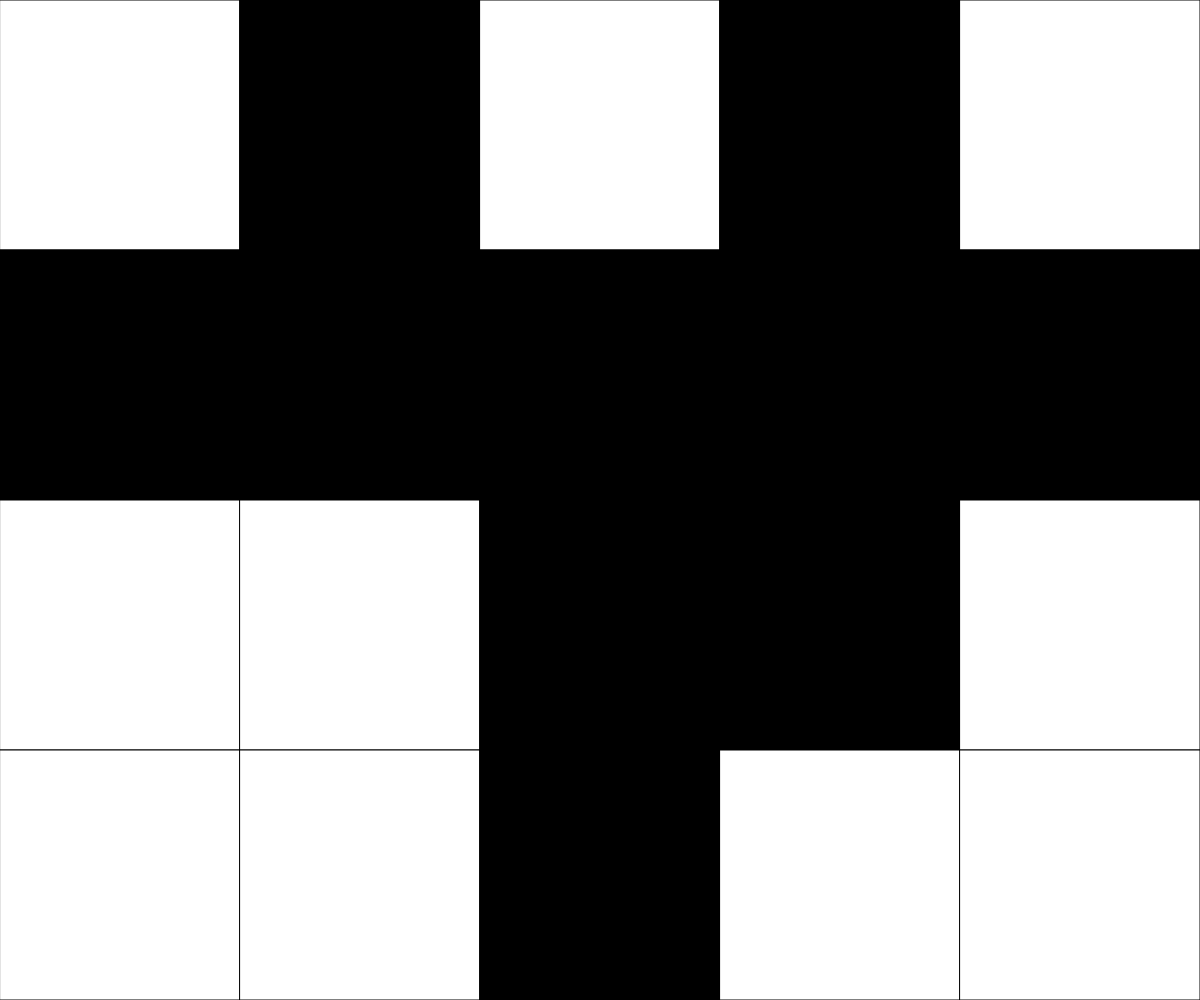
Frame 1 (no input)
Frame 60 (no input): identical to frame 1, image omitted
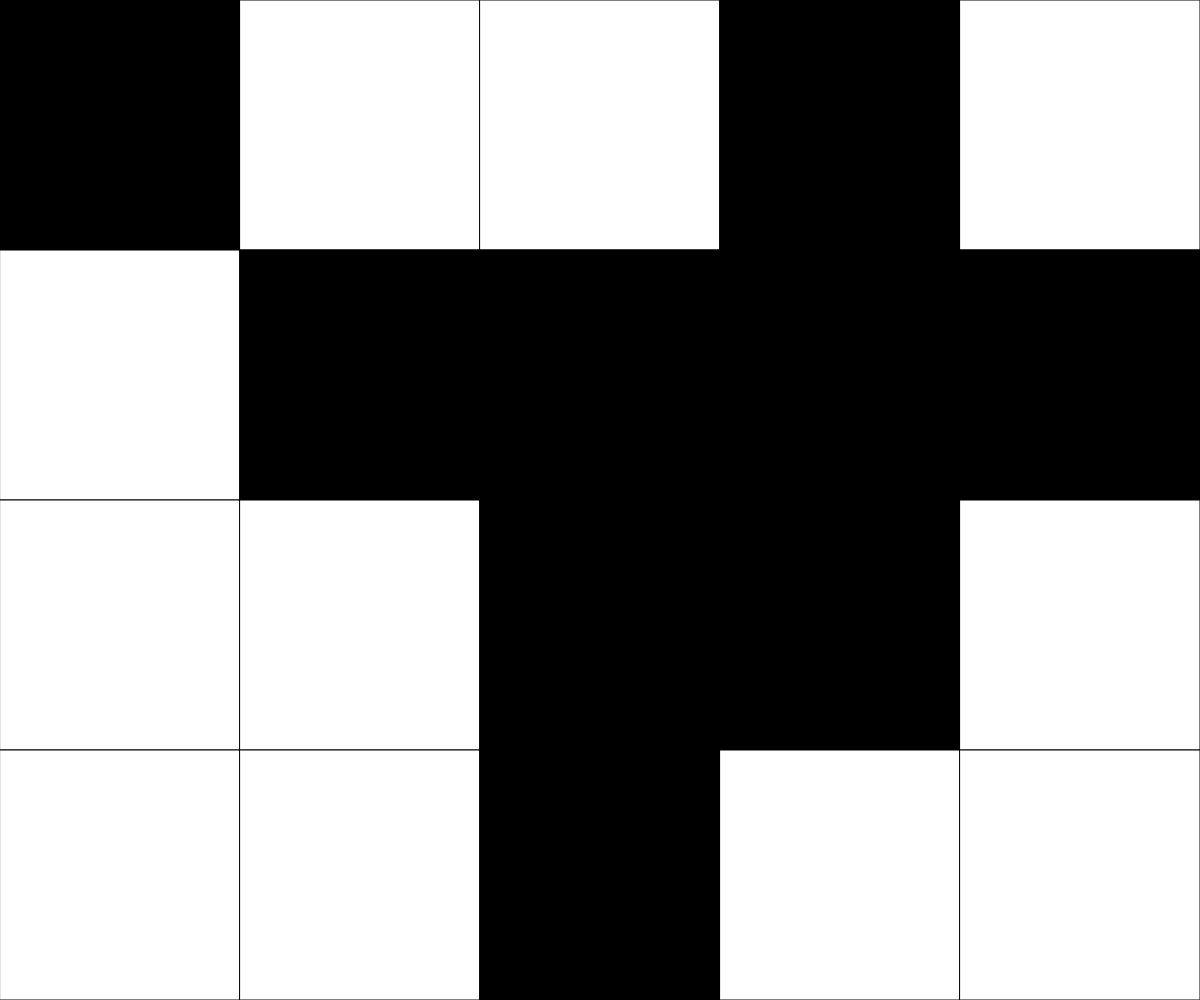
Frame 120 (the mouse pressed at the canvas centre since frame 60)

The p5.js sketch that drew these frames (run headless with seeded random() and noise() and a simulated clock; from frame 60 on, the mouse is pressed at the canvas centre):

// p5.js sketch
// ── sketch.js
// Project Title
// Your Name
// Date

let winBlack = 0; //my code
let winWhite = 0; //my code
let NUM_ROWS = 4;
let NUM_COLS = 5;
let rectWidth, rectHeight;
let currentRow, currentCol;
let gridData = [[0, 0, 0, 0, 0], [0, 0, 0, 0, 0], [0, 255, 0, 0, 0], [255, 255, 255, 0, 0]];

function setup() {
  // Determine the size of each square. Could use windowHeight,windowHeight  for Canvas to keep a square aspect ratio
  createCanvas(windowWidth, windowHeight);
  rectWidth = width / NUM_COLS;
  rectHeight = height / NUM_ROWS;
  randomGrid();
}



function mousePressed() {
  // cross-shaped pattern flips on a mouseclick. Boundary conditions are checked within the flip 
  //function to ensure in-bounds access for array
  if (mouseButton === LEFT) {
    flip(currentCol, currentRow);
    flip(currentCol - 1, currentRow);
    flip(currentCol + 1, currentRow);
    flip(currentCol, currentRow - 1);
    flip(currentCol, currentRow + 1);
  }
  // if center button is clicked, will only flip the square the mouse is over
  if (mouseButton === CENTER) { //my code
    flip(currentCol, currentRow);
  }
}


function flip(col, row) {
  // given a column and row for the 2D array, flip its value from 0 to 255 or 255 to 0
  // conditions ensure that the col and row given are valid and exist for the array. If not, no operations take place.
  if (col >= 0 && col < NUM_COLS) {
    if (row >= 0 && row < NUM_ROWS) {
      if (gridData[row][col] === 0) {
        gridData[row][col] = 255;
        winBlack -= 1; //my code
        winWhite += 1; //my code
      }
      else {
        gridData[row][col] = 0;
        winWhite -= 1; //my code
        winBlack += 1; //my code
      }
    }
  }
}

function determineActiveSquare() {
  // An expression to run each frame to determine where the mouse currently is.
  currentRow = int(mouseY / rectHeight);
  currentCol = int(mouseX / rectWidth);
}

function drawGrid() {
  // Render a grid of squares - fill color set according to data stored in the 2D array
  for (let x = 0; x < NUM_COLS; x++) {
    for (let y = 0; y < NUM_ROWS; y++) {
      fill(gridData[y][x]);
      rect(x * rectWidth, y * rectHeight, rectWidth, rectHeight);
    }
  }
}

function winConditon() { //my code - determines if you win
  if (winBlack === 20 || winWhite === 20) {
    textSize(200);
    textAlign(CENTER);
    fill(255, 0, 0);
    text("YOU WIN!", width / 2, height / 2);
  }
}
function randomGrid(){ //my code - function that can be called once in setup() to randomize the starting board.
  for(let y = 0; y < NUM_ROWS; y++){
    for(let x = 0; x < NUM_COLS; x++){
      let blackOrWhite = random(4);
      if(blackOrWhite < 2){
        gridData[y][x] = 0;
        winBlack += 1;
      }
      else {
        gridData[y][x] = 255;
        winWhite += 1;
      }
    }
  }
}
function draw() {
  drawGrid();                //render the current game board to the screen (and the overlay)
  determineActiveSquare();   //figure out which tile the mouse cursor is over
  winConditon();             //my code - display "you win" across the screen if all the squares are black/white
}
